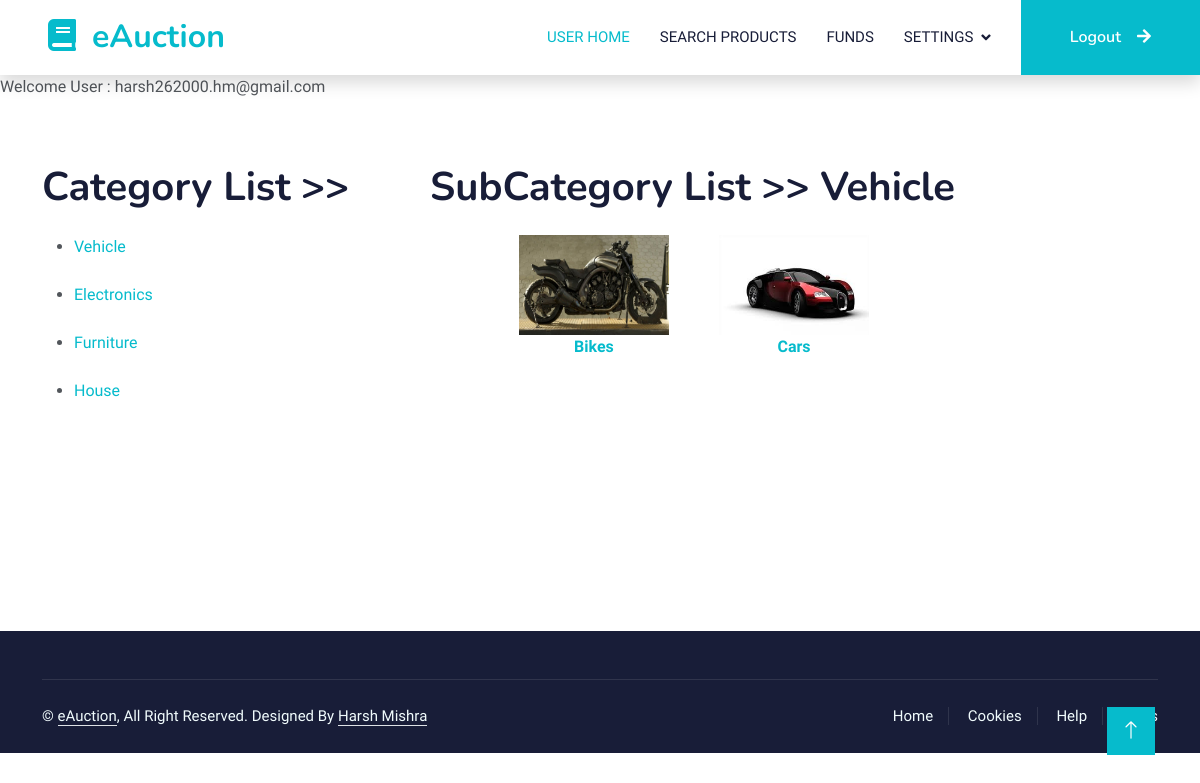
Page /user/searchsubcat/?catname=Vehicle (signed in) on the committed database.
### myadmin/models.py (models this page shows, shortened)
class Category(models.Model):
    catid=models.AutoField(primary_key=True)
    catname=models.CharField(max_length=50,unique=True)
    caticonname=models.CharField(max_length=100)

class SubCategory(models.Model):
    subcatid=models.AutoField(primary_key=True)
    catname=models.CharField(max_length=50)
    subcatname=models.CharField(max_length=50,unique=True)
    subcaticonname=models.CharField(max_length=100)

### user/views.py (the view)
# urls.py: path("searchsubcat/",views.searchsubcat),
def searchsubcat(request):
 catname=request.GET.get("catname")
 clist=myadmin_models.Category.objects.all()
 sclist=myadmin_models.SubCategory.objects.filter(catname=catname)
 return render(request,"searchsubcat.html",{"catname":catname,"clist":clist,"sclist":sclist,"sunm":request.session["sunm"]})

### myadmin/views.py (called while the page is built)
def sessioncheckmyadmin_middleware(get_response):
	def middleware(request):
		if request.path=='/myadmin/' or request.path=='/myadmin/manageusers/' or request.path=='/myadmin/manageuserstatus/' :
			if request.session['sunm']==None or request.session['srole']!="admin":
				response = redirect('/login/')
			else:
				response = get_response(request)
		else:
			response = get_response(request)
		return response
	return middleware

### mydjapp/views.py (called while the page is built)
def sessioncheck_middleware(get_response):
	def middleware(request):
		if request.path=='/home/' or request.path=='/about/' or request.path=='/contact/' or request.path=='/login/' or request.path=='/service/' or request.path=='/register/':
			request.session['sunm']=None
			request.session['srole']=None
			response = get_response(request)
		else:
			response = get_response(request)
		return response
	return middleware

### user/views.py (called while the page is built)
def sessioncheckuser_middleware(get_response):
	def middleware(request):
		if request.path=='/user/' or request.path=='/user/funds/' :
			if request.session['sunm']==None or request.session['srole']!="user":
				response = redirect('/login/')
			else:
				response = get_response(request)
		else:
			response = get_response(request)
		return response
	return middleware

### user/templates/searchsubcat.html (shortened to what this page needs)
{% extends 'userhome.html' %}
{% block content %}
<div class="row g-5">
<div class="col-lg-4 wow fadeInUp" data-wow-delay="0.3s">
<h1 class="mb-4">Category List >> </h1>
<ul>
{% for c in clist %}
<li><a href="/user/searchsubcat/?catname={{c.catname}}" >{{c.catname}}</a></li>
<br>
{% endfor %}
</ul>
</div>
<div class="col-lg-8 wow fadeInUp" data-wow-delay="0.3s">
<h1 class="mb-4">SubCategory List >> {{catname}} </h1>
<center>
<div id="main" >
    {% for row in sclist %}
    <a href="/user/searchproduct/?scname={{row.subcatname}}" >
    <div class="main_part" >
    <img src="/media/{{row.subcaticonname}}" height="100" width="150" />
    <br/>
    <b>{{row.subcatname}}</b>
    </div>
    </a>
    {% endfor %}
</div>
</center>
</div>
</div>
{% endblock content %}

### mydjapp/static/css/style.css (style rules this page uses)
:root { --primary: #06BBCC; --light: #F0FBFC; --dark: #181d38; }

### user/templates/searchsubcat.html (style rules this page uses)
#main { min-height:300px; width:600px; }
.main_part { height:150px; width:200px; float:left; }

### rows in the picture
Category: catname "Vehicle"
Category: catname "Electronics"
Category: catname "Furniture"
Category: catname "House"
SubCategory: subcaticonname (picture), subcatname "Bikes"
SubCategory: subcaticonname (picture), subcatname "Cars"

### other values in the picture
{{ sunm }} "harsh262000.hm@gmail.com"
{{ catname }} "Vehicle"
